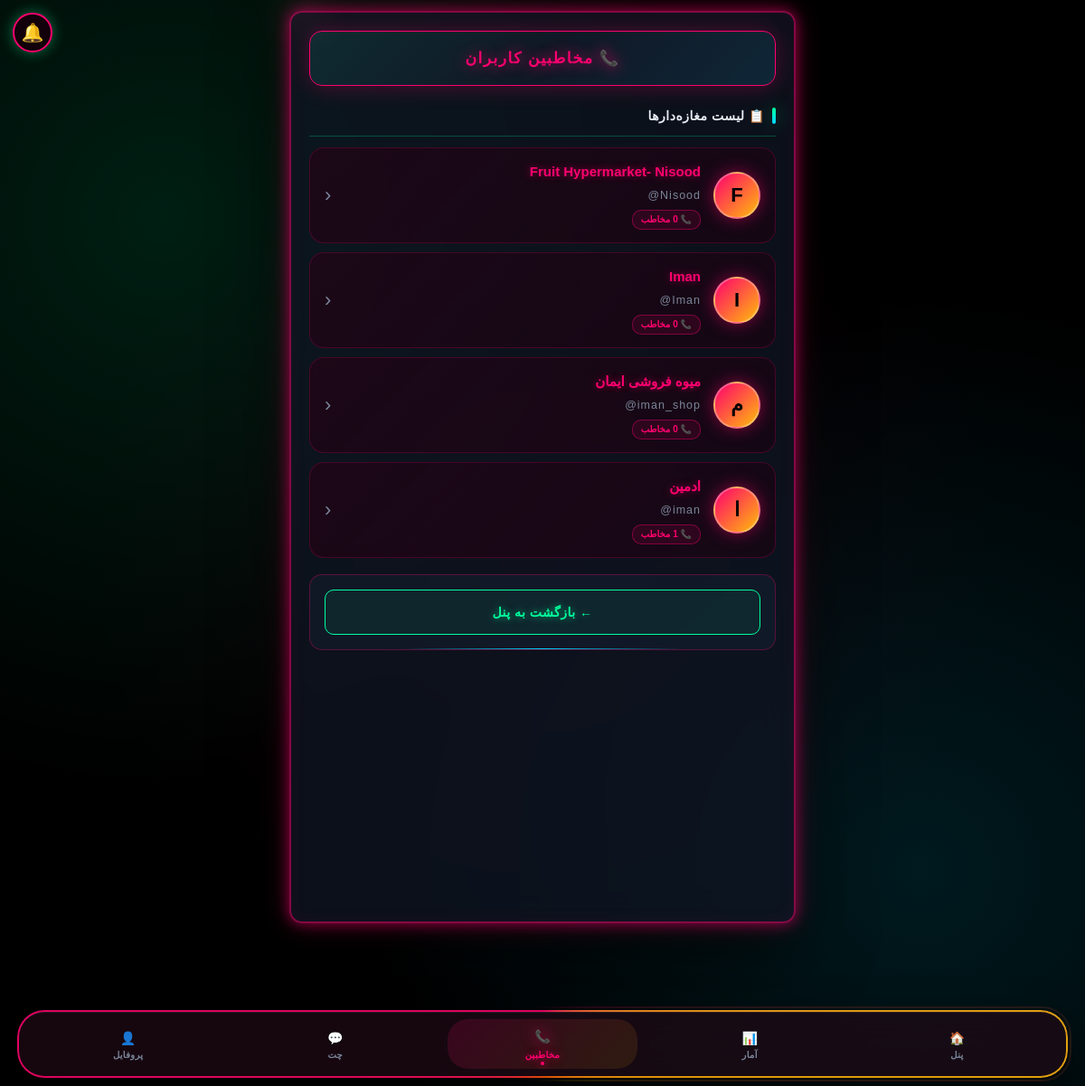
Before: /admin/contacts (signed in) with the older database file.
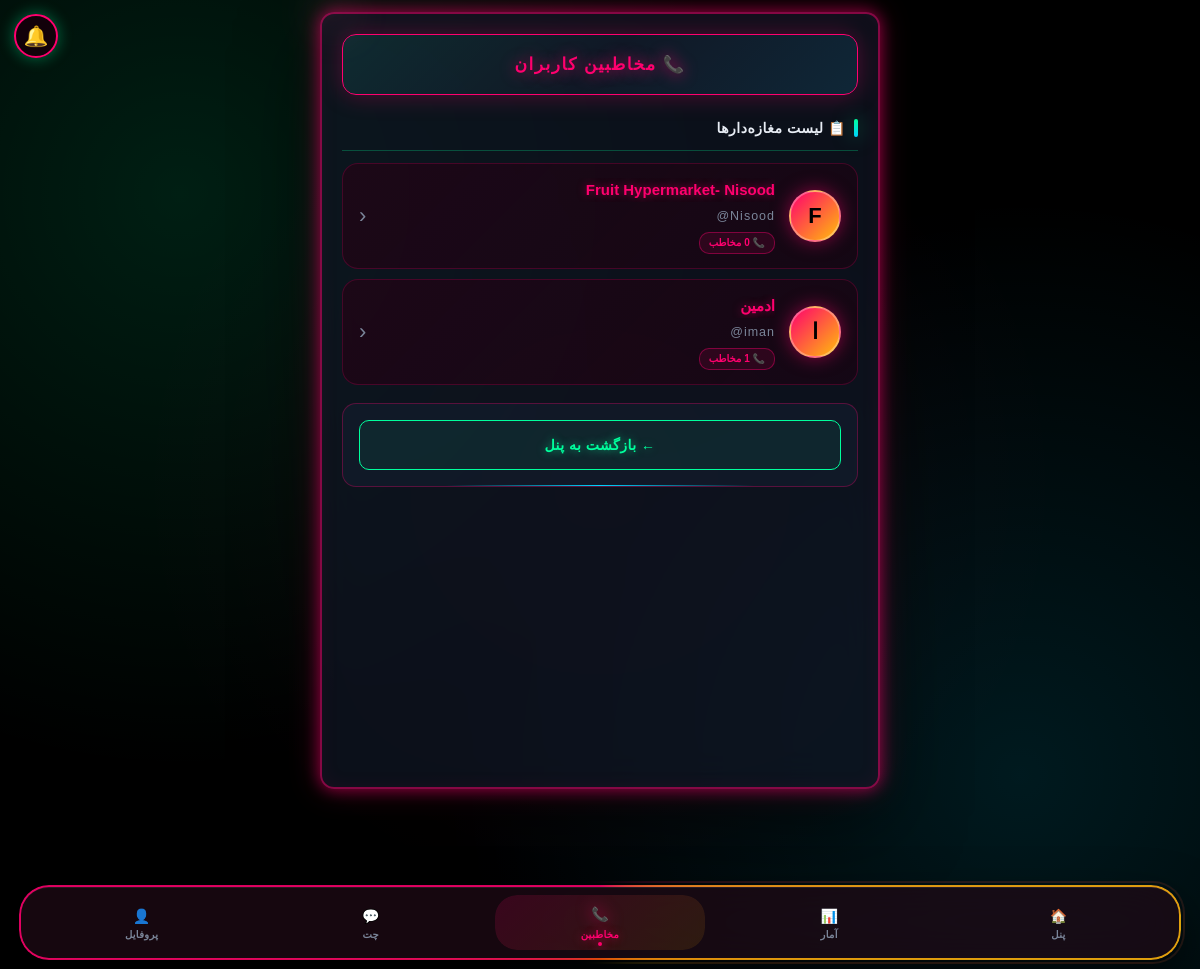
After: the same page with the newer database file.
### tables this page shows
CREATE TABLE users (
        id INTEGER PRIMARY KEY AUTOINCREMENT,
        username TEXT UNIQUE NOT NULL,
        password TEXT NOT NULL,
        shop_name TEXT,
        phone TEXT,
        start_date TIMESTAMP DEFAULT CURRENT_TIMESTAMP,
        end_date TIMESTAMP,
        status TEXT DEFAULT 'active',
        created_at TIMESTAMP DEFAULT CURRENT_TIMESTAMP, sms_limit INTEGER DEFAULT 1000, theme TEXT DEFAULT 'neon', shop_image TEXT DEFAULT '', shop_banner TEXT DEFAULT '', shop_code TEXT);

### app.py (the view)
@app.route("/admin/contacts")
@admin_required
def admin_contacts():
    raw = get_all_users()
    users = [{"id": u[0], "username": u[1], "shop_name": u[3],
              "contacts_count": count_contacts(u[0])} for u in raw]
    return render_template("admin_contacts.html", users=users,
        total_users=len(users), unread_chat=count_unread_for_admin())

### app.py (called while the page is built)
@app.context_processor
def inject_global_settings():
    try:
        if session.get("is_admin"):
            s = get_admin_settings()
        elif session.get("user_id"):
            s = get_user_settings(session["user_id"])
        else:
            s = {"avatar": None, "bg": None, "theme": "neon"}
    except Exception:
        s = {"avatar": None, "bg": None, "theme": "neon"}
    return {"current_settings": s}

@app.after_request
def _security_headers(response):
    if response.content_type and 'text/html' in response.content_type:
        response.headers["Cache-Control"] = "no-store, no-cache, must-revalidate, max-age=0"
        response.headers["Pragma"] = "no-cache"
        response.headers["Expires"] = "0"
    """هدرهای امنیتی"""
    response.headers["X-Content-Type-Options"] = "nosniff"
    response.headers["X-Frame-Options"] = "SAMEORIGIN"
    response.headers["X-XSS-Protection"] = "1; mode=block"
    response.headers["Referrer-Policy"] = "no-referrer"
    response.headers["Permissions-Policy"] = "geolocation=(), microphone=(), camera=()"
    return response

### database.py (called while the page is built)
def get_admin_settings():
    return get_user_settings(ADMIN_ID)

### templates/admin_contacts.html (shortened to what this page needs)
<!DOCTYPE html>
<html lang="fa" dir="rtl">
<head>
<link rel="stylesheet" href="/static/style.css">
<link href="https://cdn.jsdelivr.net/gh/rastikerdar/vazirmatn@v33.003/Vazirmatn-font-face.css" rel="stylesheet">
<link rel="stylesheet" href="/static/scroll-fix.css"><link rel="icon" type="image/png" href="/static/icons/icon-192.png"><link rel="apple-touch-icon" href="/static/apple-touch-icon.png"></head>
<body class="matrix-bg admin-view">
<div class="container">
<div class="header-bar red-header">
<div class="header-title red-title">📞 مخاطبین کاربران</div>
</div>
<h2>📋 لیست مغازه‌دارها</h2>
<div class="contacts-list">
{% for u in users %}
<a href="/admin/contacts/{{ u.id }}" class="contact-card" style="text-decoration:none;color:inherit;">
<div class="contact-avatar">{{ (u.shop_name or u.username)[0] }}</div>
<div class="contact-info">
<div class="contact-name">{{ u.shop_name or u.username }}</div>
<div class="contact-phone">@{{ u.username }}</div>
<div class="contact-group" style="background:rgba(255,0,110,0.1);color:#ff006e;border-color:rgba(255,0,110,0.4);">
📞 {{ u.contacts_count }} مخاطب
</div>
</div>
<div class="contact-actions">
<span style="font-size:22px;color:#7a8599;">‹</span>
</div>
</a>
{% endfor %}
</div>
<div class="footer-box">
<div class="footer-actions">
<a href="/admin/dashboard" class="btn-nav">← بازگشت به پنل</a>
</div>
</div>
</div>
<nav class="bottom-nav">
<a href="/admin/dashboard" class="nav-item">
<span class="nav-icon">🏠</span><span class="nav-label">پنل</span>
</a>
<a href="/admin/stats" class="nav-item">
<span class="nav-icon">📊</span><span class="nav-label">آمار</span>
</a>
<a href="/admin/contacts" class="nav-item active">
<span class="nav-icon">📞</span><span class="nav-label">مخاطبین</span>
</a>
<a href="/admin/chat" class="nav-item">
<span class="nav-icon">💬</span><span class="nav-label">چت</span>
</a>
<a href="/admin/profile" class="nav-item">
<span class="nav-icon">👤</span><span class="nav-label">پروفایل</span>
</a>
</nav>
<a href="#" id="notifBellLink" class="notif-bell" title="اعلان‌ها">
🔔
</a>
</body>
</html>

Changed rows visible on the page:
removed users: shop_name "I", shop_name "Iman", username "Iman", contacts_count "0"
removed users: shop_name "م", shop_name "میوه فروشی ایمان", username "iman_shop", contacts_count "0"
